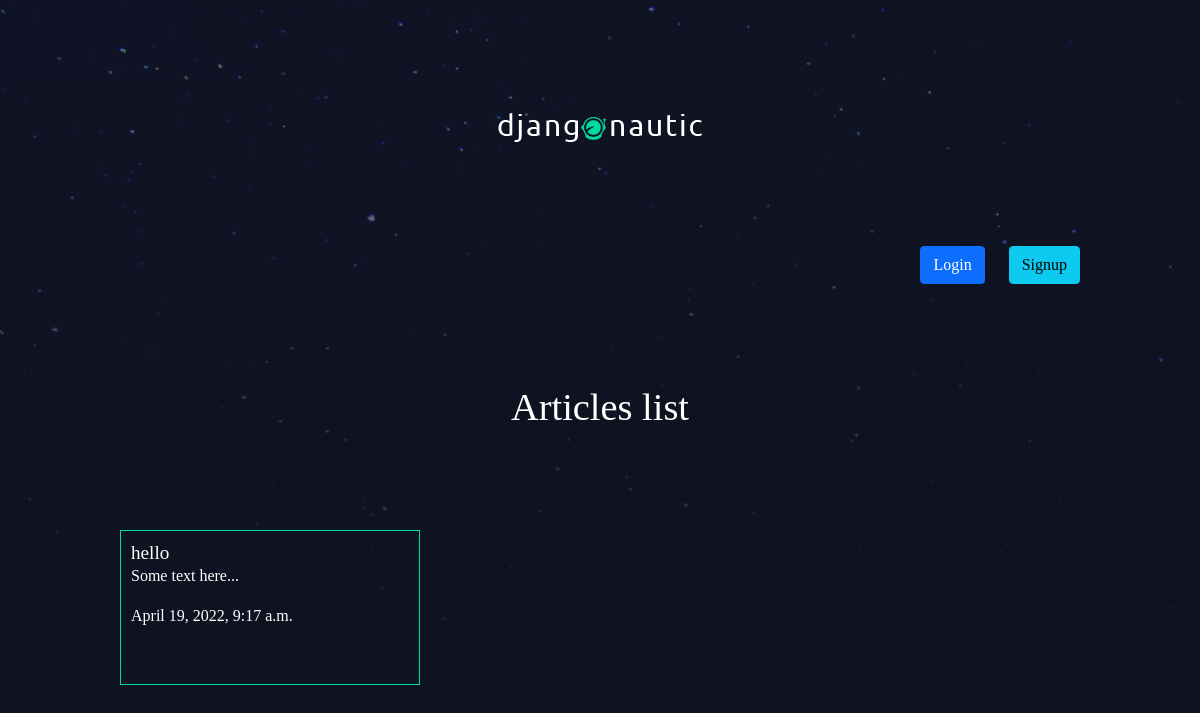
The page / on the database its author committed.
### articles/models.py (models this page shows, shortened)
class Article(models.Model):
    title = models.CharField(max_length=50)
    slug = models.SlugField()
    body = models.TextField()
    date = models.DateTimeField(auto_now_add=True)
    thumb = models.ImageField(default='default.png', blank=True)
    author = models.ForeignKey(User, default=None, on_delete=models.CASCADE)
    def sinppet(self):
        return self.body[:50] + "..."

### articles/views.py (the view)
# urls.py: path('', views.art_list, name="list"),
def art_list(request):
    articles = Article.objects.all().order_by('date')
    return render(request, 'articles/art_list.html', {'articles': articles})

### articles/templates/articles/art_list.html
{% extends 'base_layout.html' %} {% block content %}
<h1>Articles list</h1>
<div class="articles">
  {% for article in articles %}
  <div class="article">
    <h2><a href="{% url 'article:details' slug=article.slug %}">{{ article.title }}</a></h2>
    <p>{{ article.sinppet }}</p>
    <p>{{ article.date }}</p>
  </div>
  {% endfor %}
</div>
{% endblock %}

### assets/style.css (style rules this page uses)
body { background: url(/static/stars.png) no-repeat center center fixed; -webkit-background-size: cover; -moz-background-size: cover; -o-background-size: cover; background-size: cover; color: #fff; }
body * { font-family: Ubuntu; }
h1, h2, h3, h4, h5 { font-weight: normal; margin: 0; }
a, a:hover, a:visited { color: #fff; text-decoration: none; }
div.wrapper>h1 { text-align: center; margin: 100px auto; font-size: 2.4em }
.articles { display: grid; grid-template-columns: 1fr 1fr 1fr; grid-gap: 30px; }
.article { padding: 10px; border: 1px solid #00dba0; position: relative; padding-bottom: 40px; }
.article h2 { font-size: 1.2em; }

### rows shown on the page
Article: title "hello", sinppet "Some text here...", date "April 19, 2022, 9:17 a.m."
